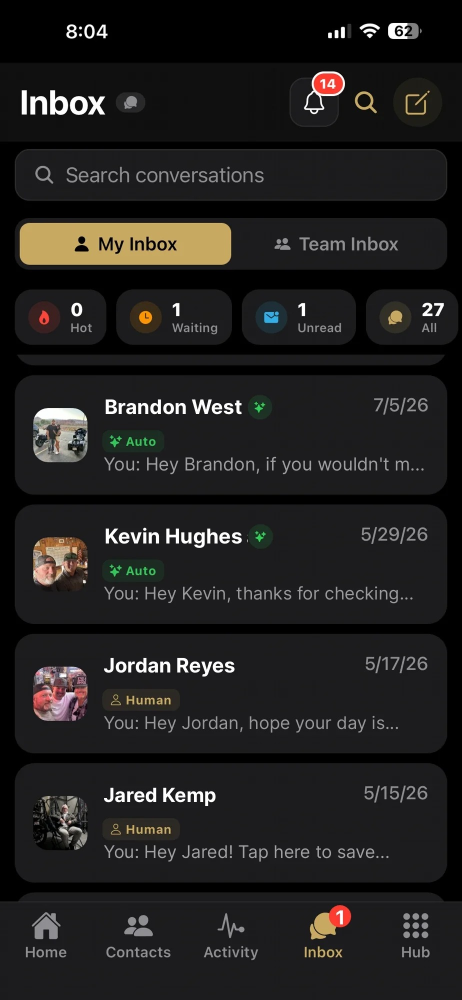
#> input picture backend/print_assets/inbox.jpg, 924 x 2000 px (shown at 1/2 size); its folder holds only this picture in this run
$ python -i image_storage.py   (imports and definitions only)
#> lines starting #> are read from the running program, lines starting #| are printed output that depends on the picture
"""
Image storage service - handles uploads to Emergent Object Storage,
generates thumbnails/avatars, compresses originals, and serves images.

CDN-like caching layer:
- In-memory LRU cache (configurable, default 200MB) for hot images
- ETag support for 304 Not Modified responses
- All originals compressed to WebP (max 1200px, 85% quality)
- hires_images accounts also get raw uncompressed originals
"""
import asyncio
import os
import io
import uuid
import base64
import hashlib
import logging
import threading
import time
import requests
from collections import OrderedDict
from PIL import Image, ImageOps

logger = logging.getLogger(__name__)

STORAGE_URL = "https://integrations.emergentagent.com/objstore/api/v1/storage"
# Object storage namespaces are tied to the key used at init. Pin it with OBJECT_STORAGE_KEY so rotating or
# swapping the LLM key (e.g. a different key injected in production) never orphans previously uploaded images.
EMERGENT_KEY = os.environ.get("OBJECT_STORAGE_KEY") or os.environ.get("EMERGENT_LLM_KEY")
KEY_SOURCE = "OBJECT_STORAGE_KEY" if os.environ.get("OBJECT_STORAGE_KEY") else "EMERGENT_LLM_KEY"
APP_NAME = "imos"

storage_key = None

# Image size presets
ORIGINAL_MAX_WIDTH = 1200
THUMBNAIL_SIZE = (200, 200)
AVATAR_SIZE = (80, 80)
WEBP_QUALITY = 85
THUMB_QUALITY = 80

# ---------------------------------------------------------------------------
# In-memory LRU image cache (CDN-like edge cache)
# ---------------------------------------------------------------------------
MAX_CACHE_BYTES = int(os.environ.get("IMAGE_CACHE_MB", "200")) * 1024 * 1024


class ImageCache:
    """Thread-safe LRU cache with byte-size eviction for images."""

    def __init__(self, max_bytes: int):
        self._max = max_bytes
        self._size = 0
        self._data: OrderedDict[str, tuple[bytes, str]] = OrderedDict()  # path → (data, content_type)
        self._lock = threading.Lock()

    # [30 lines left out: functions get, put, stats, not called in this run]


_cache = ImageCache(MAX_CACHE_BYTES)


def get_cache_stats() -> dict:
    return _cache.stats


def make_etag(path: str) -> str:
    """Generate a stable ETag from the image path (immutable since UUID-based)."""
    return hashlib.sha256(path.encode()).hexdigest()


# ---------------------------------------------------------------------------
# Object storage I/O
# ---------------------------------------------------------------------------

# [85 lines left out: functions init_storage, put_object, list_objects, _storage_request, get_object, not called in this run]


class StorageFetchError(Exception):
    # [84 lines left out: functions __init__, storage_health, _compress_image, generate_thumbnail, decode_base64_image, inline_fallback, not called in this run]


# [9 lines not run here, left out]


class ImageDecodeError(Exception):
    """The bytes are not a readable image (HEIC without conversion, truncated file, not an image)."""


def _sync_upload_image(image_data, prefix: str = "uploads", entity_id: str = "general", preserve_raw: bool = False):
    if isinstance(image_data, str):
        if image_data.startswith("data:") or len(image_data) > 500:
            image_bytes, content_type = decode_base64_image(image_data)
        else:
            return None
    elif isinstance(image_data, bytes):
        image_bytes = image_data
        try:
            img = Image.open(io.BytesIO(image_bytes))
            fmt_map = {"PNG": "image/png", "GIF": "image/gif", "WEBP": "image/webp"}
            content_type = fmt_map.get(img.format, "image/jpeg")
        except Exception:
            content_type = "image/jpeg"
    else:
        return None

    file_id = str(uuid.uuid4())
    base_path = f"{APP_NAME}/{prefix}/{entity_id}"

    # 1. Compress original → WebP (decode problems surface here, before any network I/O)
    try:
        compressed_data, compressed_ct = _compress_image(image_bytes, ORIGINAL_MAX_WIDTH, WEBP_QUALITY)
        thumb_data, thumb_ct, thumb_ext = generate_thumbnail(image_bytes, THUMBNAIL_SIZE)
        avatar_data, avatar_ct, avatar_ext = generate_thumbnail(image_bytes, AVATAR_SIZE)
    except Exception as e:
        raise ImageDecodeError(str(e)) from e
    original_path = f"{base_path}/{file_id}.webp"
    put_object(original_path, compressed_data, compressed_ct)
    logger.info(
        f"Image upload: {len(image_bytes)//1024}KB → {len(compressed_data)//1024}KB WebP "
        f"({100 - (len(compressed_data)*100//max(len(image_bytes),1))}% reduction)"
    )

    # 2. WebP thumbnail
    thumb_path = f"{base_path}/{file_id}_thumb.{thumb_ext}"
    put_object(thumb_path, thumb_data, thumb_ct)

    # 3. WebP avatar
    avatar_path = f"{base_path}/{file_id}_avatar.{avatar_ext}"
    put_object(avatar_path, avatar_data, avatar_ct)

    result = {
        "original_path": original_path,
        "thumbnail_path": thumb_path,
        "avatar_path": avatar_path,
        "content_type": compressed_ct,
        "file_id": file_id,
    }

    # 4. Optionally store raw original for hires accounts
    if preserve_raw:
        ext = "png" if "png" in content_type else "jpg"
        raw_path = f"{base_path}/{file_id}_raw.{ext}"
        put_object(raw_path, image_bytes, content_type)
        result["raw_path"] = raw_path
        logger.info(f"Preserved raw original ({len(image_bytes)//1024}KB) for hires account")

    return result

>>> import cv2
>>> picture = cv2.imread('../print_assets/inbox.jpg', cv2.IMREAD_GRAYSCALE)
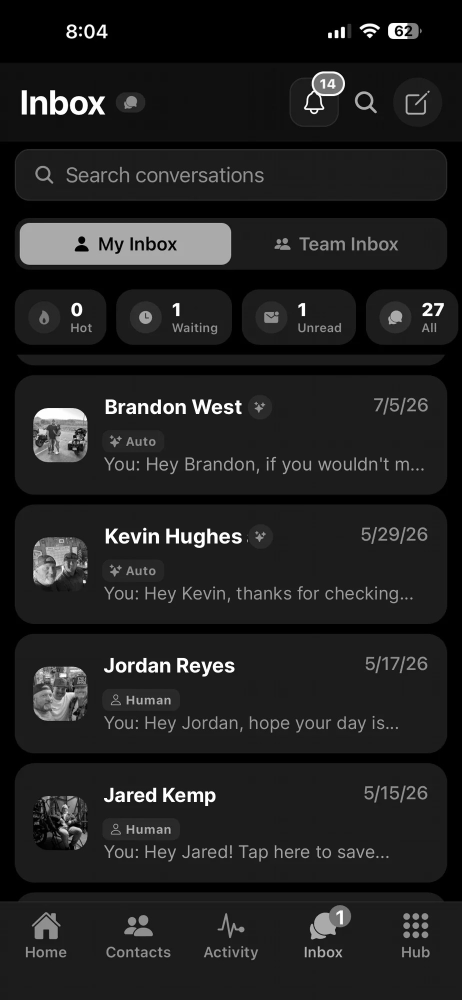
#> picture: shape (2000, 924) (shown at 1/2 size); min 0, max 255, mean 31.8
>>> result = _sync_upload_image(picture)

$ run again, on backend/print_assets/people-today.jpg
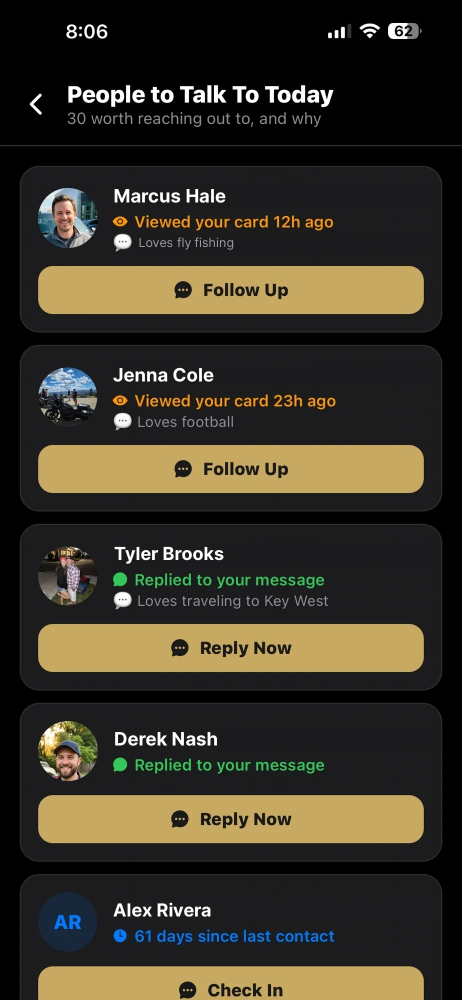
#> input picture backend/print_assets/people-today.jpg, 924 x 2000 px (shown at 1/2 size)
#> `picture = cv2.imread('../print_assets/inbox.jpg', cv2.IMREAD_GRAYSCALE)`:
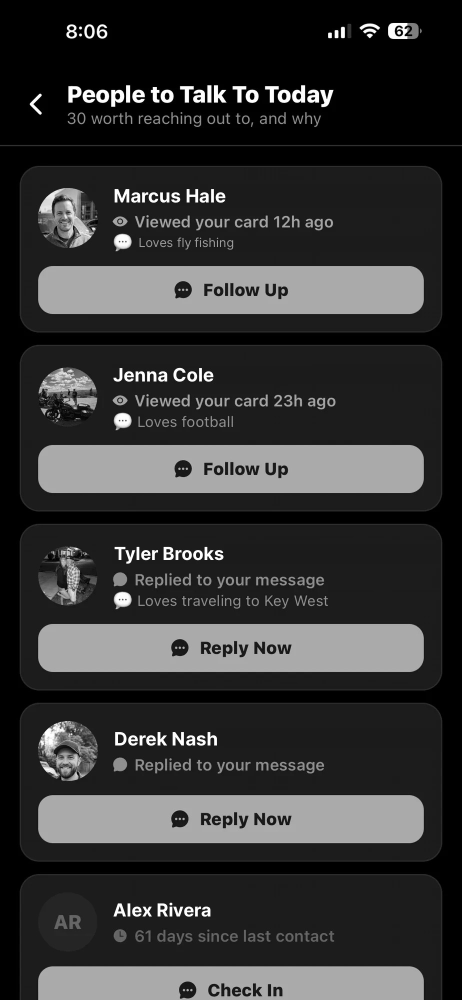
#> picture: shape (2000, 924) (shown at 1/2 size); min 0, max 255, mean 52.6
